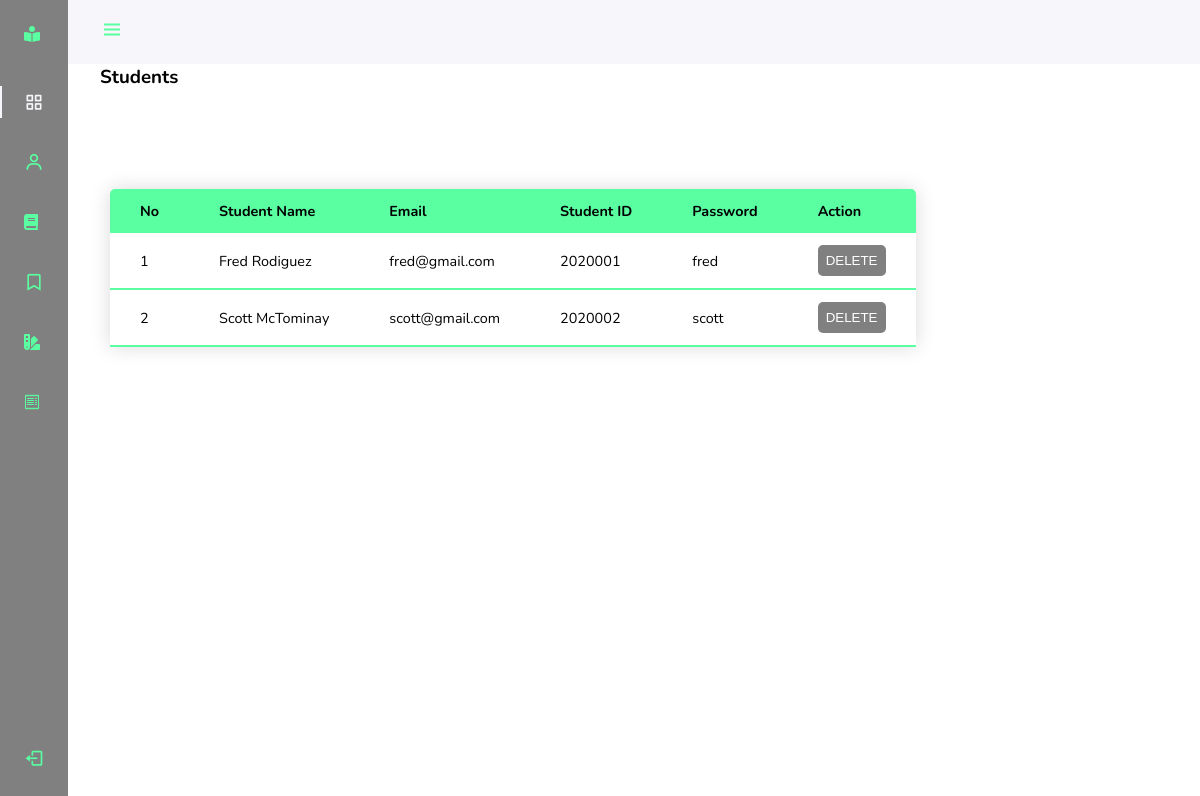
Screenshot of /admin/viewstudents.php with the database file from the repository.
### tables this page shows
CREATE TABLE `tb_user` (
  `id_student` int(255) NOT NULL,
  `password` varchar(15) NOT NULL,
  `StudentName` varchar(30) NOT NULL,
  `email` varchar(30) NOT NULL
);

### admin/viewstudents.php (the view, shortened to what this page needs)
<?php
	require '../includes/db-inc.php';
?>
<!DOCTYPE html>
<html lang="en" dir="ltr">
  <head>
    <link href='https://cdn.jsdelivr.net/npm/boxicons@2.0.5/css/boxicons.min.css' rel='stylesheet'>
    <link rel="stylesheet" href="https://cdnjs.cloudflare.com/ajax/libs/font-awesome/5.15.1/css/all.min.css">
    <link rel="stylesheet" href="assets/css/styles.css">
  </head>
  <body id="body-pd">
    <header class="header" id="header">
        <div class="header__toggle">
            <i class='bx bx-menu' id="header-toggle"></i>
        </div>
    </header>
    <h3>Students</h3>
    <div class="l-navbar" id="nav-bar">
        <nav class="nav">
            <div>
                <a href="#" class="nav__logo">
                    <i class="fas fa-book-reader" style="font-size: 24; color:#59ffa0"></i>
                </a>
                <div class="nav__list">
                    <a href="dashboard.php" class="nav__link active">
                    <i class='bx bx-grid-alt nav__icon' ></i>
                    </a>
                    <a href="users.php" class="nav__link">
                        <i class='bx bx-user nav__icon' ></i>
                    </a>
                    <a href="bookstable.php" class="nav__link">
                        <i class="fas fa-book"></i>
                    </a>
                    <a href="viewstudents.php" class="nav__link">
                        <i class='bx bx-bookmark nav__icon' ></i>
                    </a>
                    <a href="borrowedbooks.php" class="nav__link">
                        <i class='fas fa-swatchbook' ></i>
                    </a>
                    <a href="fines.php" class="nav__link">
                    </a>
                </div>
            </div>
            <a href="../Main page/logout.php" class="nav__link">
                <i class='bx bx-log-out nav__icon' ></i>
            </a>
        </nav>
    </div>
		  <table class="content-table-student">
		          <thead>
		               <tr>
		               	  <th>No</th>
		                  <th>Student Name</th>
		                  <th>Email</th>
		                  <th>Student ID</th>
		                  <th>Password</th>
		                  <th>Action</th>
		                </tr>
		          </thead>
		          <?php
		          $sql = "SELECT * FROM tb_user";
		          $query = mysqli_query($conn, $sql);
		          $counter = 1;
		          while ( $row = mysqli_fetch_assoc($query)) {
		           ?>
		          <tbody>
		            <tr>
		             <td><?php echo $counter++; ?></td>
		             <td><?php echo $row['StudentName']; ?></td>
		             <td><?php echo $row['email']; ?></td>
		             <td><?php echo $row['id_student']; ?></td>
		             <td><?php echo $row['password']; ?></td>
		             <td>
		             	<form action="viewstudents.php" method="post">
		             <button class="delete-button" name="submit" class="btn btn-warning">DELETE</button>
		             </form>
		         </td>
		            </tr>
		         </tbody>
		         <?php } ?>
		   </table>
  </body>
</html>

### admin/assets/css/styles.css (style rules this page uses)
:root { --header-height: 3rem; --nav-width: 68px; --first-color: #59ffa0; --first-color-light: #AFA5D9; --white-color: #F7F6FB; --second-color :gray; --third-color :#caf0f8; --body-font: 'Nunito', sans-serif; --normal-font-size: 1rem; --body-font2: 'Quicksand', sans-serif; --z-fixed: 100; }
*,::before,::after { box-sizing: border-box; }
body { position: relative; margin: var(--header-height) 0 0 0; padding: 0 1rem; font-family: var(--body-font); font-size: var(--normal-font-size); transition: .5s; }
a { text-decoration: none; }
.header { width: 100%; height: var(--header-height); position: fixed; top: 0; left: 0; display: flex; align-items: center; justify-content: space-between; padding: 0 1rem; background-color: var(--white-color); z-index: var(--z-fixed); transition: .5s; }
.header__toggle { color: var(--first-color); font-size: 1.5rem; cursor: pointer; }
.l-navbar { position: fixed; top: 0; left: -30%; width: var(--nav-width); height: 100vh; background-color: var(--second-color); padding: .5rem 1rem 0 0; transition: .5s; z-index: var(--z-fixed); }
.nav { height: 100%; display: flex; flex-direction: column; justify-content: space-between; overflow: hidden; }
.nav__logo, .nav__link { display: grid; grid-template-columns: max-content max-content; align-items: center; column-gap: 1rem; padding: .5rem 0 .5rem 1.5rem; font-family: var(--body-font2); }
.nav__logo { margin-bottom: 2rem; }
.nav__link { position: relative; color: var(--first-color); margin-bottom: 1.5rem; transition: .3s; }
.nav__icon { font-size: 1.25rem; }
.active { color: var(--white-color); }
.active::before { content: ''; position: absolute; left: 0; width: 2px; height: 32px; background-color: var(--white-color); }
.delete-button { background-color: gray; color: white; border: none; padding: 8px 8px; border-radius: 5px; }
.content-table-student { border-collapse: collapse; margin: 25px 0; font-size: 0.9em; min-width: 400px; border-radius: 5px 5px 0 0; overflow: hidden; box-shadow: 0 0 20px rgba(0, 0, 0, 0.15); position: absolute; top: 100px; left: 110px; }
.content-table-student thead tr { background-color: #59ffa0; text-align: left; font-weight: bold; }
.content-table-student th, .content-table-student td { padding: 12px 30px; }
.content-table-student tbody tr:last-of-type { border-bottom: 2px solid #59ffa0; }
@media screen and (min-width: 768px) { body { margin: calc(var(--header-height) + 1rem) 0 0 0; padding-left: calc(var(--nav-width) + 2rem); } }
@media screen and (min-width: 768px) { .header { height: calc(var(--header-height) + 1rem); padding: 0 2rem 0 calc(var(--nav-width) + 2rem); } }
@media screen and (min-width: 768px) { .l-navbar { left: 0; padding: 1rem 1rem 0 0; } }

### rows the page displays
tb_user: StudentName "Fred Rodiguez", email "fred@gmail.com", id_student "2020001", password "fred"
tb_user: StudentName "Scott McTominay", email "scott@gmail.com", id_student "2020002", password "scott"
